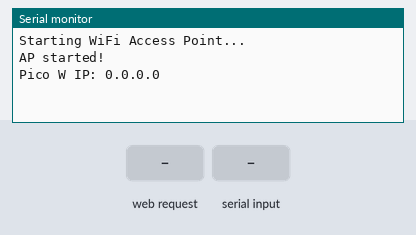
Bench run of a sketch on a simulated Raspberry Pi Pico W. Parts: the last lines printed to the serial monitor. The test bench sets the inputs (shaded band).

Above: at 1.2 s.
1.3 s: HTTP request GET /PING received
At 2.5 s:
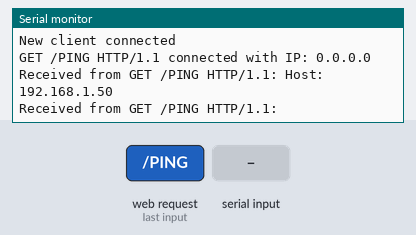
2.8 s: "--debugmode\n" received over Serial
At 4.2 s:
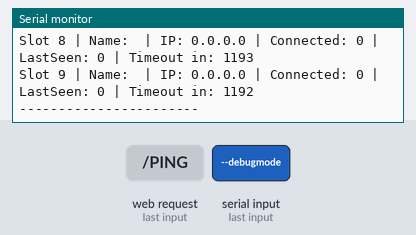
4.3 s: "PING\n" received over Serial
Timing chart, 0 to 7.3 s (numbered marks = the images above; inputs shaded):
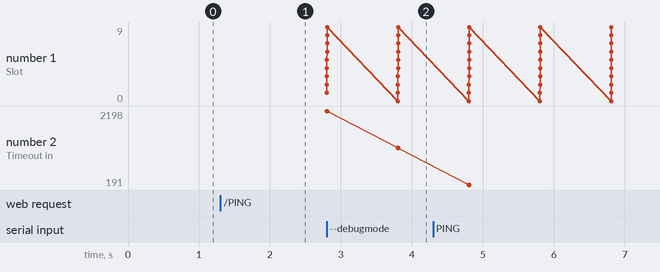

The sketch:

Server.ino
```cpp
#include <Arduino.h>
#include <WiFi.h> // WiFiNINA

#define ssid "PicoW"
#define apPassword "picoWpassword432"
#define maxClients 10
#define TIMEOUT 5000

WiFiServer server(80);
IPAddress ClientsIP[maxClients];
WiFiClient clients[maxClients];
String clientName[maxClients];
unsigned long lastSeen[maxClients];
unsigned long start = 0;
unsigned long debug = 0;
bool debugMode = false;
bool command = false;

byte timeout = 0;

void setup()
{
    Serial.begin(115200);

    Serial.println("Starting WiFi Access Point...");

    if (WiFi.beginAP(ssid, apPassword))
    {
        Serial.println("AP started!");
        Serial.print("Pico W IP: ");
        Serial.println(WiFi.localIP());
    }
    else
    {
        Serial.println("Failed to start AP");
        while (true)
            ;
    }

    server.begin();
}

void loop()
{
    // Check for new clients
    WiFiClient newClient = server.available();
    if (newClient)
    {
        Serial.println("New client connected");

        // Find an empty slot for the new client
        for (int i = 0; i < maxClients; i++)
        {
            if (!clients[i] || !clients[i].connected())
            {
                clients[i] = newClient;
                ClientsIP[i] = newClient.remoteIP();
                while(!clients[i].available())
                {
                    if(millis() - start > 2000) break;
                }
                String Name = clients[i].readStringUntil('\n');
                clientName[i] = Name;
                lastSeen[i] = millis();
                Serial.print(String(clientName[i]) + " connected with IP: ");
                Serial.println(ClientsIP[i].toString());


                break;
            }
        }
    }

    // Check serial monitor for input and send to all connected clients
    if (Serial.available())
    {
        String input = Serial.readStringUntil('\n');
        input.trim();

        if(input == "--debugmode")
        {

            debugMode = !debugMode;
            command = true;
        }

        for (int i = 0; i < maxClients; i++)
        {
            if (clients[i] && !command)
            {
                clients[i].println("Server: " + String(input));
            }
        }
    }
    command = false;

    // Check for incoming data from clients and print to serial monitor and relay to other clients
    for (int i = 0; i < maxClients; i++)
    {
        if (clients[i] && clients[i].available())
        {
            String clientData = clients[i].readStringUntil('\n');
            clientData.trim(); // Remove any trailing newline characters
            lastSeen[i] = millis();

            if(clientData == "PING")
            continue;

            Serial.print("Received from " + String(clientName[i]) +": ");
            Serial.println(clientData);

            // Relay to other clients
            for (int j = 0; j < maxClients; j++)
            {
                if (j != i && clients[j] && clients[j].connected())
                {
                    clients[j].println(String(clientName[i]) + clientData);
                }
            }
        }
    }

    // Check for disconnected clients and remove them from the list
    for (int i = 0; i < maxClients; i++)
    {
        if (clients[i])
        {
            if(millis() - lastSeen[i] > TIMEOUT || !clients[i].connected())
            {
                Serial.println(String(clientName[i]) + " disconnected");
                clients[i].stop();
                clients[i] = WiFiClient(); // Reset the client slot
                clientName[i] = "";
                ClientsIP[i] = IPAddress();
                lastSeen[i] = 0;
            }
        }
    }
    if(debugMode)
    {
        if(millis() - debug > 1000)
        {
            debug = millis();
            Serial.println("---- Client Status ----");
            for (int i = 0; i < maxClients; i++)
            {
                Serial.print("Slot ");
                Serial.print(i);

                Serial.print(" | Name: ");
                Serial.print(clientName[i]);

                Serial.print(" | IP: ");
                Serial.print(ClientsIP[i]);

                Serial.print(" | Connected: ");
                Serial.print(clients[i].connected());

                Serial.print(" | LastSeen: ");
                Serial.print(lastSeen[i]);

                Serial.print(" | Timeout in: ");
                Serial.println(TIMEOUT - (millis() - lastSeen[i]));
            }

            Serial.println("-----------------------");
        }
    }
}
```

Measured:
- after the input at 1.3 s, the serial monitor: prints a new line at once (image 1)
- after the input at 2.8 s, the serial monitor: prints a new line at once (image 2)
